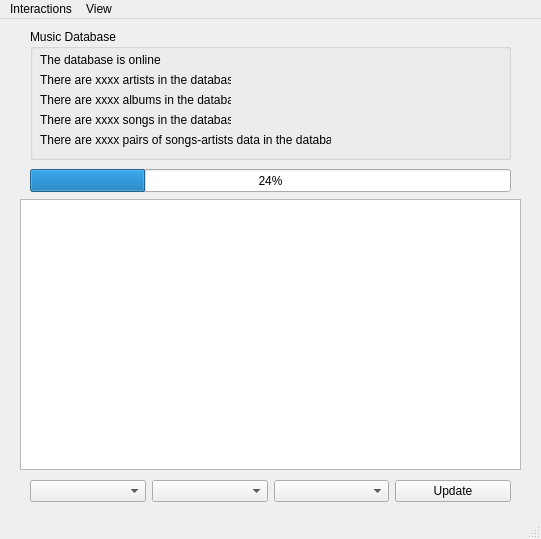
<?xml version="1.0" encoding="UTF-8"?>
<ui version="4.0">
 <class>MainWindow</class>
 <widget class="QMainWindow" name="MainWindow">
  <property name="geometry">
   <rect>
    <x>0</x>
    <y>0</y>
    <width>541</width>
    <height>539</height>
   </rect>
  </property>
  <property name="windowTitle">
   <string>Musica</string>
  </property>
  <widget class="QWidget" name="centralwidget">
   <widget class="QGroupBox" name="frmMusicDatabase">
    <property name="geometry">
     <rect>
      <x>30</x>
      <y>10</y>
      <width>481</width>
      <height>131</height>
     </rect>
    </property>
    <property name="title">
     <string>Music Database</string>
    </property>
    <widget class="QLabel" name="lblArtists">
     <property name="geometry">
      <rect>
       <x>10</x>
       <y>40</y>
       <width>191</width>
       <height>21</height>
      </rect>
     </property>
     <property name="text">
      <string>There are xxxx artists in the database.</string>
     </property>
    </widget>
    <widget class="QLabel" name="lblOnline">
     <property name="geometry">
      <rect>
       <x>10</x>
       <y>20</y>
       <width>121</width>
       <height>21</height>
      </rect>
     </property>
     <property name="text">
      <string>The database is online.</string>
     </property>
    </widget>
    <widget class="QLabel" name="lblAlbums">
     <property name="geometry">
      <rect>
       <x>10</x>
       <y>60</y>
       <width>191</width>
       <height>21</height>
      </rect>
     </property>
     <property name="text">
      <string>There are xxxx albums in the database.</string>
     </property>
    </widget>
    <widget class="QLabel" name="lblSongs">
     <property name="geometry">
      <rect>
       <x>10</x>
       <y>80</y>
       <width>191</width>
       <height>21</height>
      </rect>
     </property>
     <property name="text">
      <string>There are xxxx songs in the database.</string>
     </property>
    </widget>
    <widget class="QLabel" name="lblSongs_2">
     <property name="geometry">
      <rect>
       <x>10</x>
       <y>100</y>
       <width>291</width>
       <height>21</height>
      </rect>
     </property>
     <property name="text">
      <string>There are xxxx pairs of songs-artists data in the database.</string>
     </property>
    </widget>
    <widget class="QLabel" name="lblGreenIndicator">
     <property name="geometry">
      <rect>
       <x>310</x>
       <y>10</y>
       <width>16</width>
       <height>16</height>
      </rect>
     </property>
     <property name="text">
      <string/>
     </property>
     <property name="pixmap">
      <pixmap>greenInd.png</pixmap>
     </property>
    </widget>
    <widget class="QLabel" name="lblRedIndicator">
     <property name="geometry">
      <rect>
       <x>310</x>
       <y>10</y>
       <width>16</width>
       <height>16</height>
      </rect>
     </property>
     <property name="text">
      <string/>
     </property>
     <property name="pixmap">
      <pixmap>redInd.png</pixmap>
     </property>
    </widget>
    <zorder>lblRedIndicator</zorder>
    <zorder>lblArtists</zorder>
    <zorder>lblOnline</zorder>
    <zorder>lblAlbums</zorder>
    <zorder>lblSongs</zorder>
    <zorder>lblSongs_2</zorder>
    <zorder>lblGreenIndicator</zorder>
   </widget>
   <widget class="QTableView" name="tblViewArtists">
    <property name="enabled">
     <bool>true</bool>
    </property>
    <property name="geometry">
     <rect>
      <x>20</x>
      <y>180</y>
      <width>501</width>
      <height>271</height>
     </rect>
    </property>
   </widget>
   <widget class="QWidget" name="layoutWidget">
    <property name="geometry">
     <rect>
      <x>30</x>
      <y>460</y>
      <width>481</width>
      <height>25</height>
     </rect>
    </property>
    <layout class="QHBoxLayout" name="horizontalLayout">
     <item>
      <widget class="QComboBox" name="cmbGenre"/>
     </item>
     <item>
      <widget class="QComboBox" name="cmbType"/>
     </item>
     <item>
      <widget class="QComboBox" name="cmbSex"/>
     </item>
     <item>
      <widget class="QPushButton" name="cmdUpdate">
       <property name="text">
        <string>Update</string>
       </property>
      </widget>
     </item>
    </layout>
   </widget>
   <widget class="QProgressBar" name="progressBar">
    <property name="geometry">
     <rect>
      <x>30</x>
      <y>150</y>
      <width>481</width>
      <height>23</height>
     </rect>
    </property>
    <property name="value">
     <number>24</number>
    </property>
   </widget>
  </widget>
  <widget class="QMenuBar" name="menubar">
   <property name="geometry">
    <rect>
     <x>0</x>
     <y>0</y>
     <width>541</width>
     <height>21</height>
    </rect>
   </property>
   <widget class="QMenu" name="menuInteractions">
    <property name="title">
     <string>Interactions</string>
    </property>
    <addaction name="actionGenerate_CSV"/>
    <addaction name="actionEnable_Video_Player"/>
    <addaction name="actionOpen_Music_Dashboard"/>
   </widget>
   <widget class="QMenu" name="menuView">
    <property name="title">
     <string>View</string>
    </property>
    <widget class="QMenu" name="menuArtists">
     <property name="title">
      <string>Artists</string>
     </property>
     <addaction name="actionShow_All"/>
    </widget>
    <addaction name="actionFind_Potential_Duplicates"/>
    <addaction name="menuArtists"/>
   </widget>
   <addaction name="menuInteractions"/>
   <addaction name="menuView"/>
  </widget>
  <widget class="QStatusBar" name="statusBar"/>
  <action name="actionGenerate_CSV">
   <property name="text">
    <string>Generate CSV</string>
   </property>
  </action>
  <action name="actionEnable_Video_Player">
   <property name="text">
    <string>Enable Video Player</string>
   </property>
  </action>
  <action name="actionOpen_Music_Dashboard">
   <property name="text">
    <string>Open Music Dashboard</string>
   </property>
  </action>
  <action name="actionFind_Potential_Duplicates">
   <property name="text">
    <string>Potential Duplicates</string>
   </property>
  </action>
  <action name="actionShow_All">
   <property name="text">
    <string>Show All</string>
   </property>
  </action>
 </widget>
 <resources/>
 <connections/>
</ui>
